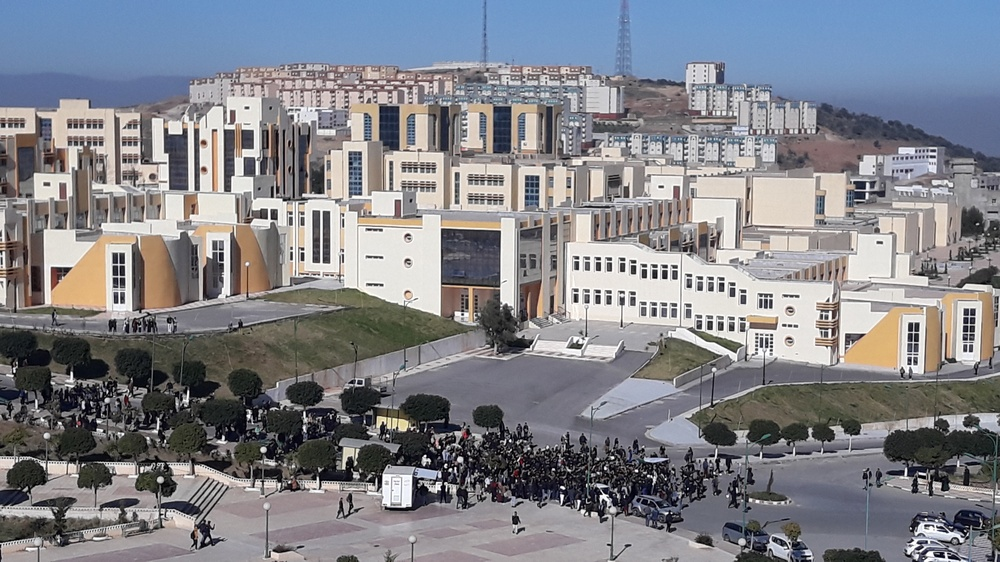
%> input picture campus_01.jpg, 1000 x 562 px, shrunk from 4128 x 2322 before the run
$ octave code.m   (GNU Octave 9; MATLAB toolbox functions it lacks are replaced by stand-ins)
%> lines starting %> are read from the running program, lines starting %| are printed output that depends on the picture
I1 = rgb2gray(imread('campus_01.jpg'));
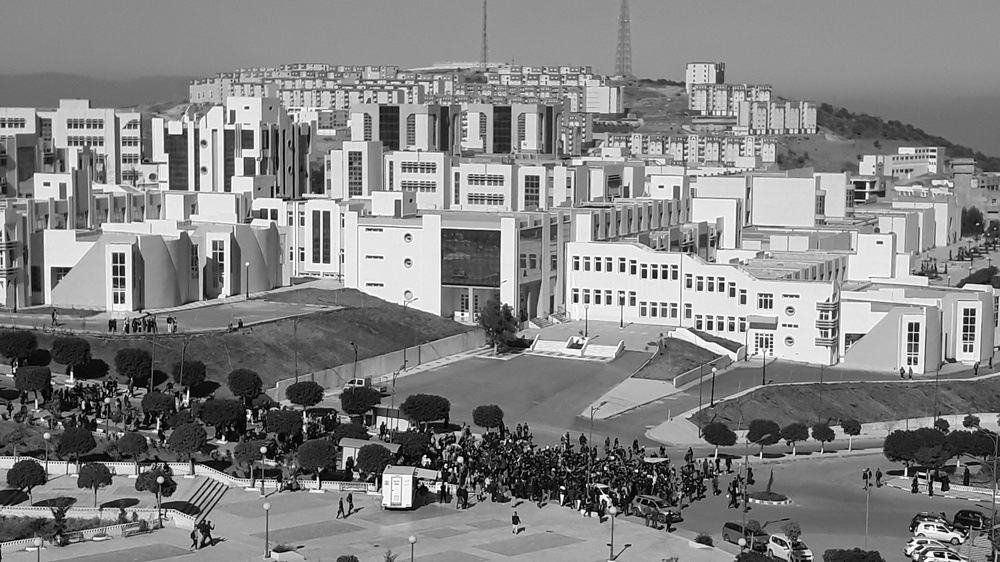
%> I1: size 562x1000 uint8; min 0, max 255, mean 131.6
I2 = rgb2gray(imread('campus_02.jpg'));
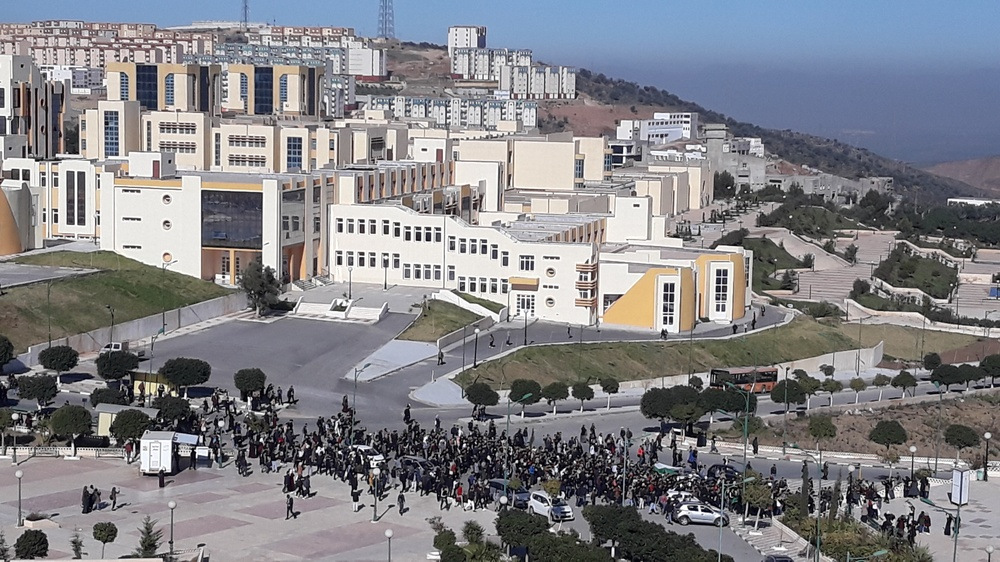
%> input picture campus_02.jpg, 1000 x 562 px, shrunk from 4128 x 2322 before the run
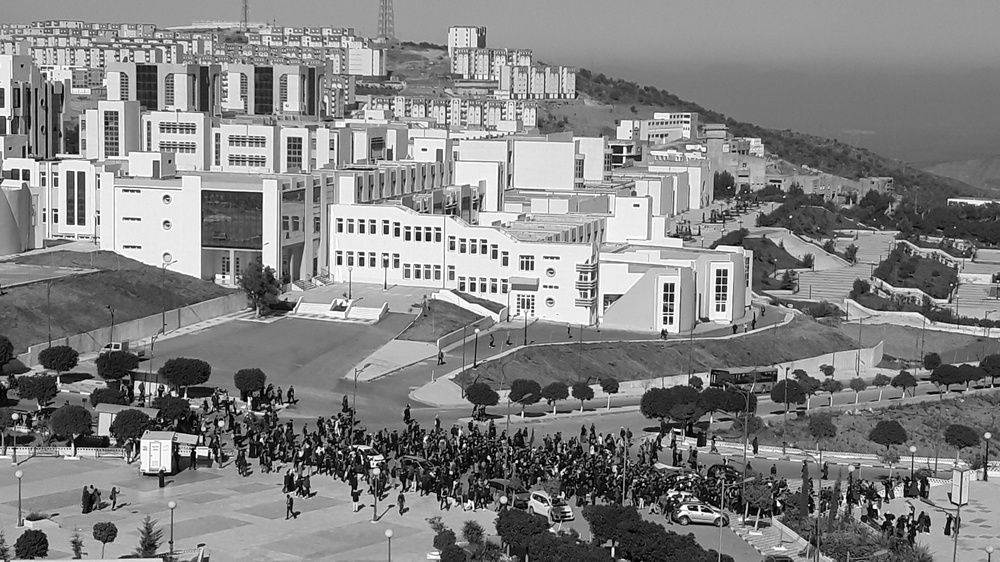
%> I2: size 562x1000 uint8; min 0, max 255, mean 131.3

%> (the run ends here)
